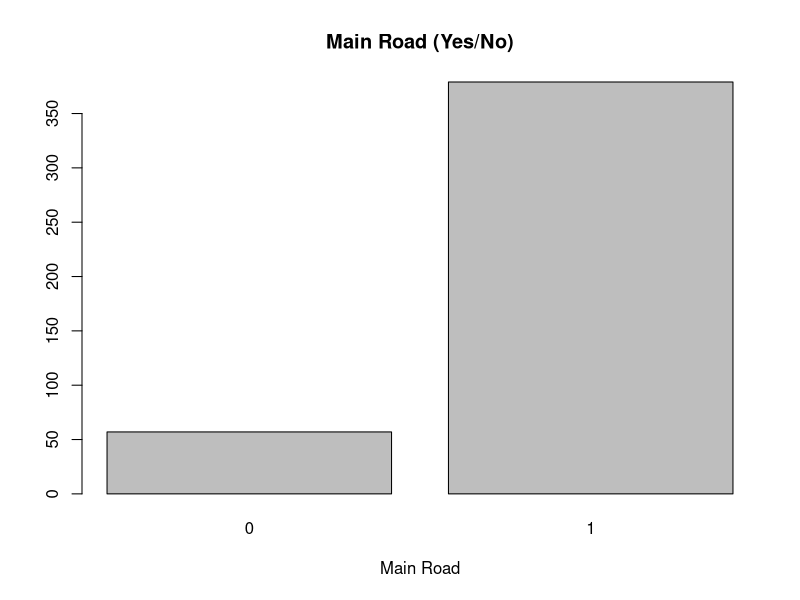
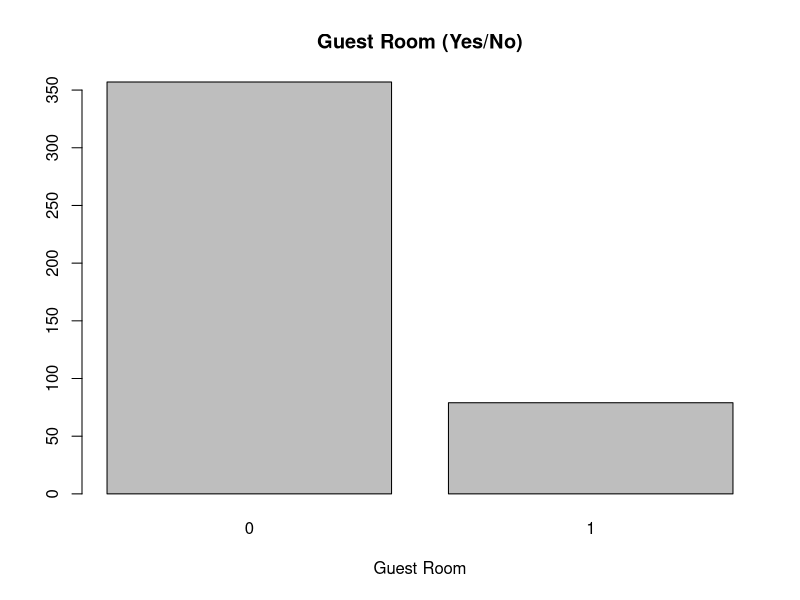
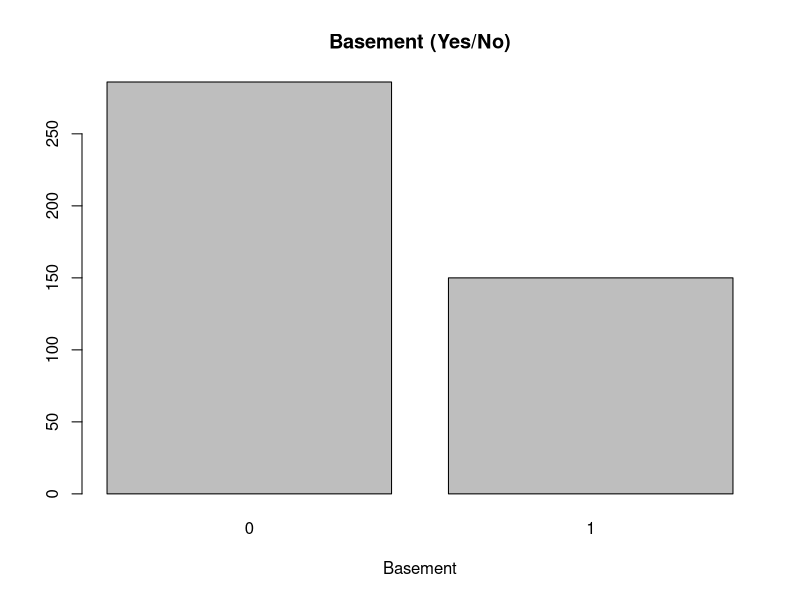
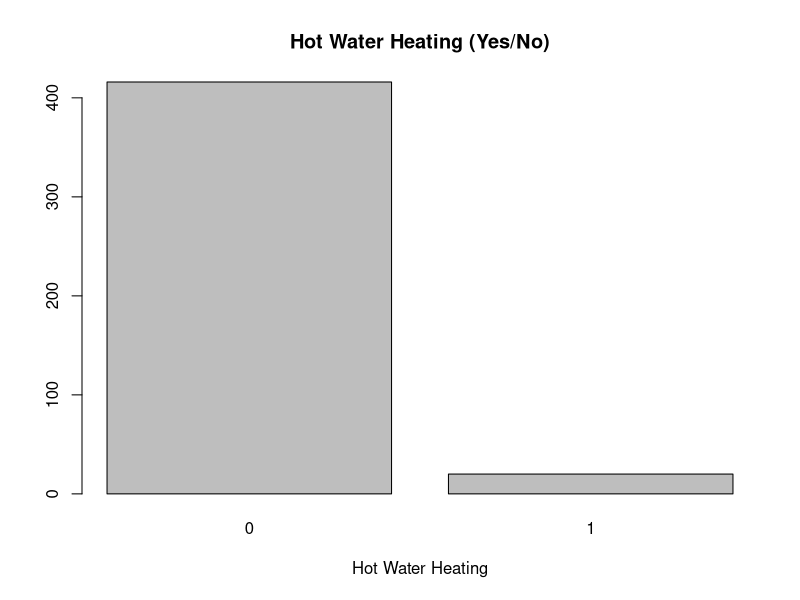
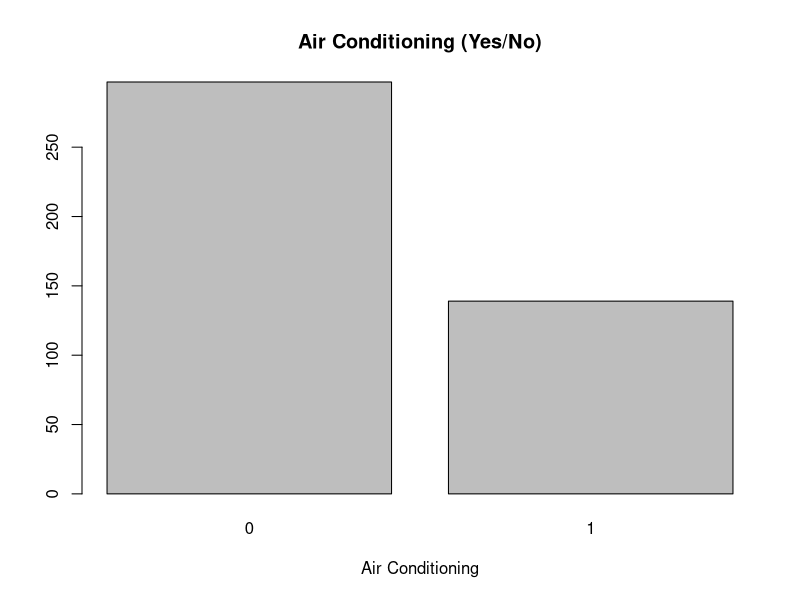
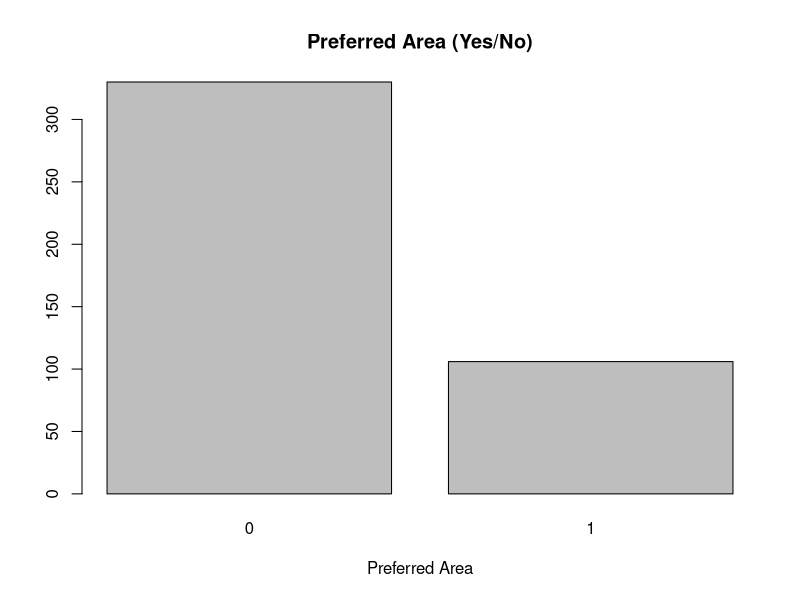
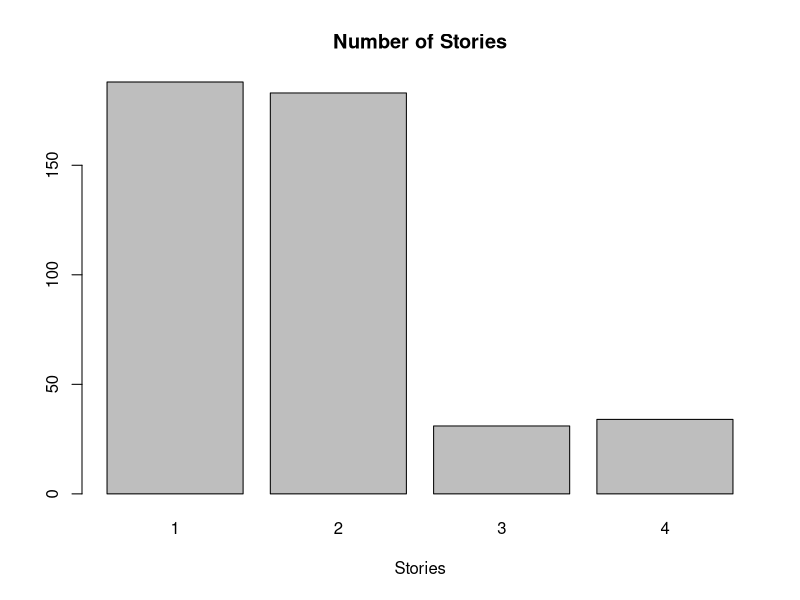
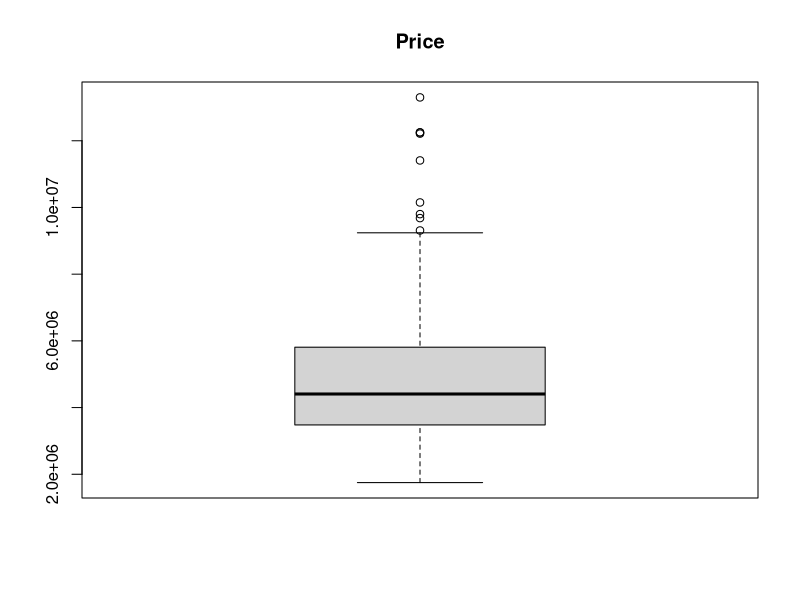

Here is the R script that generated these plots, in order:
# ---- TRAINING DATA ----

# Read and Clean Training Data
train_df = read.csv("Housing_train.csv")
head(train_df)

# Check for missing data
sum(is.na(train_df))

# Checking data types
str(train_df)

# Binary values conversion
train_df$mainroad = as.numeric(train_df$mainroad == "yes")
train_df$guestroom = as.numeric(train_df$guestroom == "yes")
train_df$basement = as.numeric(train_df$basement == "yes")
train_df$hotwaterheating = as.numeric(train_df$hotwaterheating == "yes")
train_df$airconditioning = as.numeric(train_df$airconditioning == "yes")
train_df$prefarea = as.numeric(train_df$prefarea == "yes")

# Dummy encoding
train_df$furnishingstatus = factor(train_df$furnishingstatus,
                        levels=c("unfurnished", "semi-furnished", "furnished"))
contr.treatment(levels(train_df$furnishingstatus))
str(train_df)

# Drop index column
train_df = train_df[, !names(train_df) %in% "X"]
str(train_df)

# Descriptive Analysis
summary(train_df)

# ---- TESTING DATA ----

# Clean Testing Data
test_df = read.csv("Housing_test.csv")

# Check for missing data
sum(is.na(test_df))

# Binary values conversion
test_df$mainroad = as.numeric(test_df$mainroad == "yes")
test_df$guestroom = as.numeric(test_df$guestroom == "yes")
test_df$basement = as.numeric(test_df$basement == "yes")
test_df$hotwaterheating = as.numeric(test_df$hotwaterheating == "yes")
test_df$airconditioning = as.numeric(test_df$airconditioning == "yes")
test_df$prefarea = as.numeric(test_df$prefarea == "yes")

# Dummy encoding
test_df$furnishingstatus = factor(test_df$furnishingstatus,
                        levels=c("unfurnished", "semi-furnished", "furnished"))

# Drop index column
test_df = test_df[, !names(test_df) %in% "X"]

str(test_df)

# ---- Univariate Analysis ----

# Summary statistics for numeric variables
summary(train_df[c("price", "area", "bathrooms", "stories", "parking")])

# Frequency table for categorical variables
table(train_df$mainroad)
table(train_df$guestroom)
table(train_df$basement)
table(train_df$hotwaterheating)
table(train_df$airconditioning)
table(train_df$prefarea)

# Bar plot for categorical variables
barplot(table(train_df$mainroad), main="Main Road (Yes/No)", xlab="Main Road")
barplot(table(train_df$guestroom), main="Guest Room (Yes/No)", xlab="Guest Room")
barplot(table(train_df$basement), main="Basement (Yes/No)", xlab="Basement")
barplot(table(train_df$hotwaterheating), main="Hot Water Heating (Yes/No)", xlab="Hot Water Heating")
barplot(table(train_df$airconditioning), main="Air Conditioning (Yes/No)", xlab="Air Conditioning")
barplot(table(train_df$prefarea), main="Preferred Area (Yes/No)", xlab="Preferred Area")

# Bar plot for ordinal variable
barplot(table(train_df$stories), main="Number of Stories", xlab="Stories")

# Box plot for numeric variables
boxplot(train_df$price, main="Price")
boxplot(train_df$area, main="Area")
boxplot(train_df$bathrooms, main="Number of Bathrooms")
boxplot(train_df$parking, main="Number of Parking Spaces")


# ---- Model Building ----

# OLS model
model <- lm(price ~ ., data = train_df)
summary(model)

# Iteratively remove insignificant parameters
max_p_value <- 0.05

is_insignificant <- function(model) {
  p_values <- summary(model)$coefficients[,"Pr(>|t|)"]
  any(p_values[-1] > max_p_value)
}

while (is_insignificant(model)) {
  coef_summary <- summary(model)$coefficients
  p_values <- coef_summary[,"Pr(>|t|)"]
  max_p_index <- which.max(p_values[-1]) + 1
  insignificant_var <- rownames(coef_summary)[max_p_index]
  
  if (length(insignificant_var) > 0) {
    message("Removing ", insignificant_var)
    model <- update(model, as.formula(paste("~ . -", insignificant_var)))
  } else {
    break
  }
}

# Final model summary
summary(model)

# R2 and Adjusted R2 values
r_squared <- summary(model)$r.squared
adjusted_r_squared <- summary(model)$adj.r.squared

cat("R2: ", r_squared, "\n")
cat("Adjusted R2: ", adjusted_r_squared, "\n")